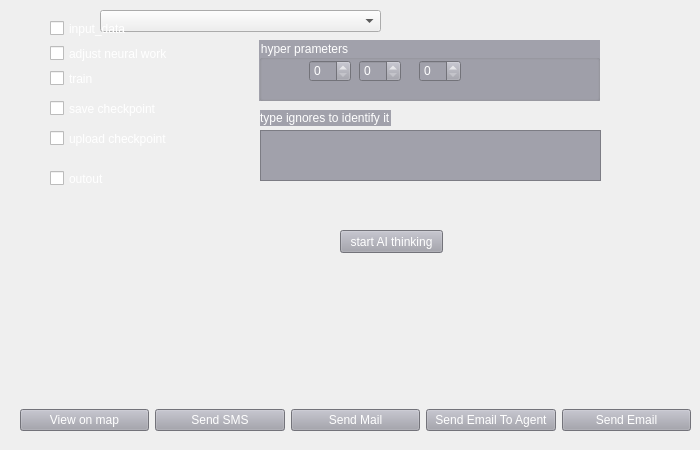
      <widget class="QWidget" name="tabSubLeader_adjust">
       <attribute name="title">
        <string>Tab 2</string>
       </attribute>
       <widget class="QLabel" name="label_3">
        <property name="geometry">
         <rect>
          <x>-190</x>
          <y>300</y>
          <width>47</width>
          <height>13</height>
         </rect>
        </property>
        <property name="text">
         <string>TextLabel</string>
        </property>
       </widget>
       <widget class="QWidget" name="horizontalLayoutWidget">
        <property name="geometry">
         <rect>
          <x>20</x>
          <y>400</y>
          <width>671</width>
          <height>41</height>
         </rect>
        </property>
        <layout class="QHBoxLayout" name="horizontalLayout_2">
         <item>
          <widget class="QPushButton" name="pButViewMap">
           <property name="styleSheet">
            <string notr="true">background-color: rgb(161, 161, 171);
selection-background-color: rgb(77, 145, 215);
font: 75 9pt &quot;MS Shell Dlg 2&quot;;
selection-background-color: rgb(85, 85, 255);
color: rgb(255, 255, 255);</string>
           </property>
           <property name="text">
            <string>View on map</string>
           </property>
          </widget>
         </item>
         <item>
          <widget class="QPushButton" name="pButsendSMS">
           <property name="styleSheet">
            <string notr="true">background-color: rgb(161, 161, 171);
selection-background-color: rgb(77, 145, 215);
font: 75 9pt &quot;MS Shell Dlg 2&quot;;
selection-background-color: rgb(85, 85, 255);
color: rgb(255, 255, 255);</string>
           </property>
           <property name="text">
            <string>Send SMS</string>
           </property>
          </widget>
         </item>
         <item>
          <widget class="QPushButton" name="pButSendMail">
           <property name="styleSheet">
            <string notr="true">background-color: rgb(161, 161, 171);
selection-background-color: rgb(77, 145, 215);
font: 75 9pt &quot;MS Shell Dlg 2&quot;;
selection-background-color: rgb(85, 85, 255);
color: rgb(255, 255, 255);</string>
           </property>
           <property name="text">
            <string>Send Mail</string>
           </property>
          </widget>
         </item>
         <item>
          <widget class="QPushButton" name="pButsendMailToA">
           <property name="styleSheet">
            <string notr="true">background-color: rgb(161, 161, 171);
selection-background-color: rgb(77, 145, 215);
font: 75 9pt &quot;MS Shell Dlg 2&quot;;
selection-background-color: rgb(85, 85, 255);
color: rgb(255, 255, 255);</string>
           </property>
           <property name="text">
            <string>Send Email To Agent</string>
           </property>
          </widget>
         </item>
         <item>
          <widget class="QPushButton" name="pButSendEmail">
           <property name="styleSheet">
            <string notr="true">background-color: rgb(161, 161, 171);
selection-background-color: rgb(77, 145, 215);
font: 75 9pt &quot;MS Shell Dlg 2&quot;;
selection-background-color: rgb(85, 85, 255);
color: rgb(255, 255, 255);</string>
           </property>
           <property name="text">
            <string>Send Email</string>
           </property>
          </widget>
         </item>
        </layout>
       </widget>
       <widget class="QCheckBox" name="checkBox_Leader_adjust_network">
        <property name="geometry">
         <rect>
          <x>50</x>
          <y>45</y>
          <width>141</width>
          <height>17</height>
         </rect>
        </property>
        <property name="styleSheet">
         <string notr="true">color: rgb(255, 255, 255);</string>
        </property>
        <property name="text">
         <string>adjust neural work</string>
        </property>
       </widget>
       <widget class="QTextEdit" name="textEdit">
        <property name="geometry">
         <rect>
          <x>260</x>
          <y>130</y>
          <width>341</width>
          <height>51</height>
         </rect>
        </property>
        <property name="styleSheet">
         <string notr="true">background-color: rgb(161, 161, 171);
selection-background-color: rgb(77, 145, 215);
font: 75 9pt &quot;MS Shell Dlg 2&quot;;
selection-background-color: rgb(85, 85, 255);
color: rgb(255, 255, 255);</string>
        </property>
       </widget>
       <widget class="QCheckBox" name="checkBox_Leader_adjust_train">
        <property name="geometry">
         <rect>
          <x>50</x>
          <y>70</y>
          <width>141</width>
          <height>17</height>
         </rect>
        </property>
        <property name="styleSheet">
         <string notr="true">color: rgb(255, 255, 255);</string>
        </property>
        <property name="text">
         <string>train</string>
        </property>
       </widget>
       <widget class="QCheckBox" name="checkBox_Leader_adjust_save">
        <property name="geometry">
         <rect>
          <x>50</x>
          <y>100</y>
          <width>141</width>
          <height>17</height>
         </rect>
        </property>
        <property name="styleSheet">
         <string notr="true">color: rgb(255, 255, 255);</string>
        </property>
        <property name="text">
         <string>save checkpoint</string>
        </property>
       </widget>
       <widget class="QCheckBox" name="checkBox_Leader_adjust_upooad">
        <property name="geometry">
         <rect>
          <x>50</x>
          <y>130</y>
          <width>141</width>
          <height>17</height>
         </rect>
        </property>
        <property name="styleSheet">
         <string notr="true">color: rgb(255, 255, 255);</string>
        </property>
        <property name="text">
         <string>upload checkpoint</string>
        </property>
       </widget>
       <widget class="QCheckBox" name="checkBox_Leader_adjust_outout">
        <property name="geometry">
         <rect>
          <x>50</x>
          <y>170</y>
          <width>141</width>
          <height>17</height>
         </rect>
        </property>
        <property name="styleSheet">
         <string notr="true">color: rgb(255, 255, 255);</string>
        </property>
        <property name="text">
         <string>outout</string>
        </property>
       </widget>
       <widget class="QGroupBox" name="groupBox_4">
        <property name="geometry">
         <rect>
          <x>259</x>
          <y>40</y>
          <width>341</width>
          <height>61</height>
         </rect>
        </property>
        <property name="styleSheet">
         <string notr="true">background-color: rgb(161, 161, 171);
selection-background-color: rgb(77, 145, 215);
font: 75 9pt &quot;MS Shell Dlg 2&quot;;
selection-background-color: rgb(85, 85, 255);
color: rgb(255, 255, 255);</string>
        </property>
        <property name="title">
         <string>hyper prameters</string>
        </property>
        <widget class="QSpinBox" name="spinBox">
         <property name="geometry">
          <rect>
           <x>50</x>
           <y>20</y>
           <width>42</width>
           <height>22</height>
          </rect>
         </property>
        </widget>
        <widget class="QSpinBox" name="spinBox_2">
         <property name="geometry">
          <rect>
           <x>100</x>
           <y>20</y>
           <width>42</width>
           <height>22</height>
          </rect>
         </property>
        </widget>
        <widget class="QSpinBox" name="spinBox_3">
         <property name="geometry">
          <rect>
           <x>160</x>
           <y>20</y>
           <width>42</width>
           <height>22</height>
          </rect>
         </property>
        </widget>
       </widget>
       <widget class="QLabel" name="label">
        <property name="geometry">
         <rect>
          <x>260</x>
          <y>110</y>
          <width>131</width>
          <height>16</height>
         </rect>
        </property>
        <property name="styleSheet">
         <string notr="true">background-color: rgb(161, 161, 171);
selection-background-color: rgb(77, 145, 215);
font: 75 9pt &quot;MS Shell Dlg 2&quot;;
selection-background-color: rgb(85, 85, 255);
color: rgb(255, 255, 255);</string>
        </property>
        <property name="text">
         <string>type ignores to identify it</string>
        </property>
       </widget>
       <widget class="QPushButton" name="pBut_tabSubLeader_adjust_thinking">
        <property name="geometry">
         <rect>
          <x>340</x>
          <y>230</y>
          <width>103</width>
          <height>23</height>
         </rect>
        </property>
        <property name="styleSheet">
         <string notr="true">background-color: rgb(161, 161, 171);
selection-background-color: rgb(77, 145, 215);
font: 75 9pt &quot;MS Shell Dlg 2&quot;;
selection-background-color: rgb(85, 85, 255);
color: rgb(255, 255, 255);</string>
        </property>
        <property name="text">
         <string>start AI thinking</string>
        </property>
       </widget>
       <widget class="QComboBox" name="comboBox_4">
        <property name="geometry">
         <rect>
          <x>100</x>
          <y>10</y>
          <width>281</width>
          <height>22</height>
         </rect>
        </property>
       </widget>
       <widget class="QCheckBox" name="checkBox_Leader_adjust_input_data">
        <property name="geometry">
         <rect>
          <x>50</x>
          <y>20</y>
          <width>141</width>
          <height>17</height>
         </rect>
        </property>
        <property name="styleSheet">
         <string notr="true">color: rgb(255, 255, 255);</string>
        </property>
        <property name="text">
         <string>input_data</string>
        </property>
       </widget>
      </widget>
